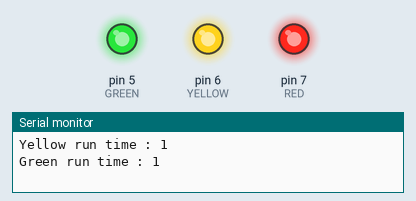
A sketch run on a simulated Arduino Uno, built with avr-gcc and run on an emulated ATmega328P. Parts: output pins drawn as LEDs (lit = HIGH), the last lines printed to the serial monitor.

Above: at 0.1 s.
At 37.6 s:
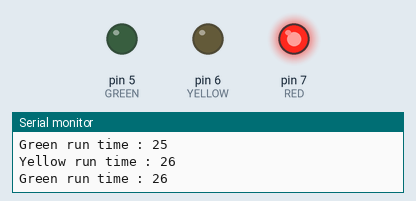
Timing chart, 0 to 40.0 s (numbered marks = the images above):
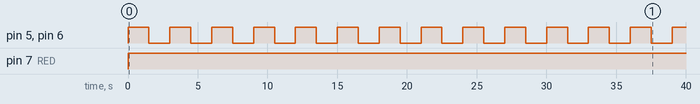

Measured:
- by itself, pin 5 (GREEN), pin 6 (YELLOW): alternates HIGH for 1.5 s and LOW for 1.5 s
- by itself, pin 7 (RED): LOW → HIGH at 0.00 s

The sketch:

Blocking_with_vTaskDelay.ino
```cpp
#include<Arduino_FreeRTOS.h>
#define RED 7
#define YELLOW 6
#define GREEN 5

typedef int TaskProfiler;

TaskProfiler RedLEDProfiler;
TaskProfiler YellowLEDProfiler;
TaskProfiler GreenLEDProfiler;

TaskHandle_t green_Handle,yellow_Handle,red_Handle;

uint32_t suspend_monitor;

const TickType_t _500ms = pdMS_TO_TICKS(500);

void setup()
{

  Serial.begin(9600);
  xTaskCreate(redLEDControllerTask, //pointer to the function that implements the task
              "Red Led Task", //descriptive name of the task
              100, //it refers to stack depth and over here we can give values from 100-128 since Arduino has limited memory size
              NULL, //it refers to the parameter that is passed to the function
              1, //it refers to the priority & value ranges from 0-3 where 3 has the highest priority
              &red_Handle //refers to task handle
              //we cant give NULL to stack depth and priority
              );
   xTaskCreate(yellowLEDControllerTask,
               "Yellow LED Task",
               100,
               NULL,
               1,
               &yellow_Handle);

   xTaskCreate(greenLEDControllerTask,
               "green LED Task",
               100,
               NULL,
               1,
               &green_Handle);

}


void redLEDControllerTask(void *pvParameters)
{
  pinMode(RED,OUTPUT);
  while(1)
  {
    digitalWrite(RED,HIGH);
    vTaskDelay(_500ms);
    digitalWrite(RED,HIGH);
    vTaskDelay(_500ms);

  }
}

void yellowLEDControllerTask(void *pvParameters)
{
  pinMode(YELLOW,OUTPUT);
  while(1)
  {
    digitalWrite(YELLOW,digitalRead(YELLOW)^1);
    YellowLEDProfiler++;
    Serial.print("Yellow run time : ");
    Serial.println(YellowLEDProfiler);

    if(suspend_monitor >= 30)
    {
      vTaskSuspend(yellow_Handle);
    }
    vTaskDelay(100);

  }
}

void greenLEDControllerTask(void *pvParameters)
{
  pinMode(GREEN,OUTPUT);
  while(1)
  {
    digitalWrite(GREEN,digitalRead(GREEN)^1);
    suspend_monitor++;
    GreenLEDProfiler++;
    Serial.print("Green run time : ");
    Serial.println(GreenLEDProfiler);
    vTaskDelay(100);
  }
}

void loop()
{
}
```
